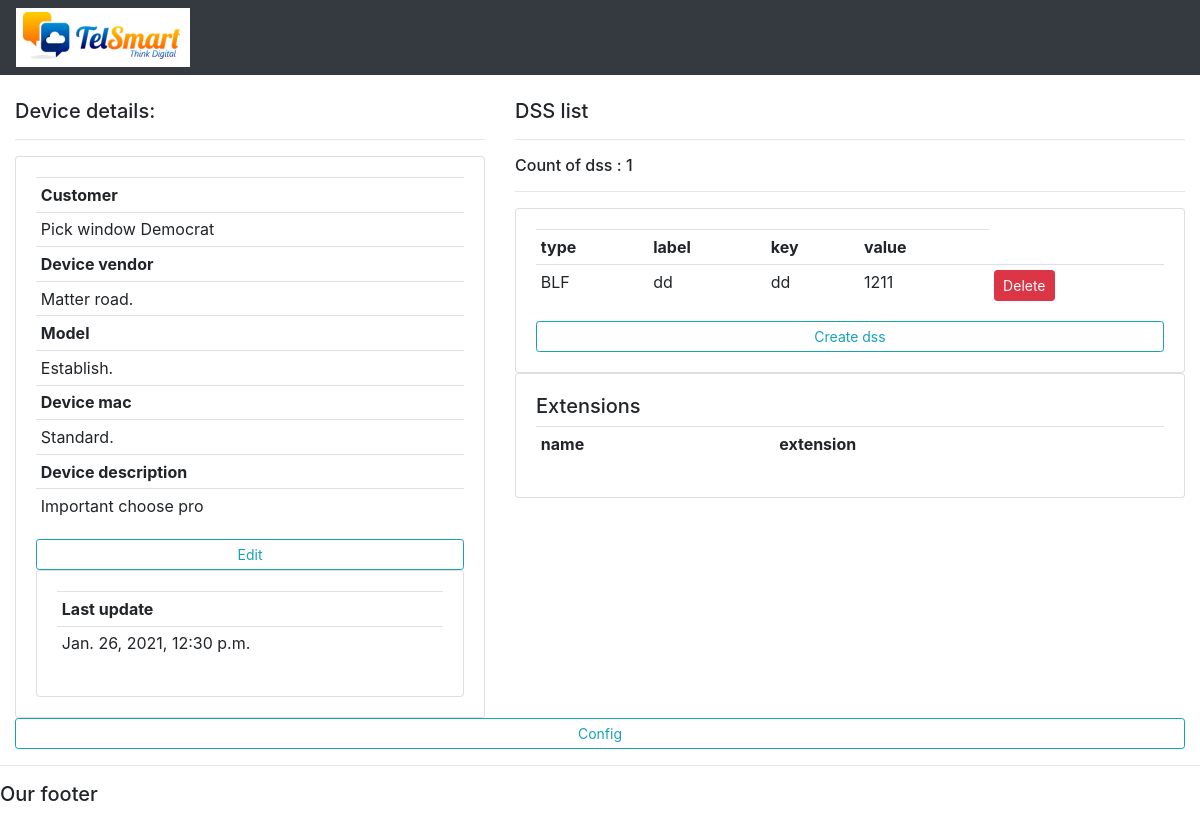
The page /admin_device/2/ on the database its author committed.
### products/models.py (models this page shows, shortened)
class Device(models.Model):
    mac = models.CharField(max_length=10, unique=True)
    description = models.CharField(max_length=20, null=True, blank=True)
    cfg_last_update = models.DateTimeField(auto_now_add=True, null=True)
    customer = models.ForeignKey(Customer,  null=True, on_delete=models.SET_NULL)
    device_model = models.ForeignKey(DeviceModel,  null=True, on_delete=models.SET_NULL)
    vendor = models.ForeignKey(DeviceVendor,  null=True, on_delete=models.SET_NULL)

class Customer(models.Model):
    description = models.CharField(max_length=20, null=True, blank=True)

class DeviceVendor(models.Model):
    name = models.CharField(max_length=15, null=True, blank=True)

class DeviceModel(models.Model):
    name = models.CharField(max_length=15, null=True, blank=True)
    dss = models.BooleanField(default=False)
    device_format = models.CharField(
        max_length=255,
        choices=FORMAT_CHOICES,
        default=FORMATA,
    )

class Dss(models.Model):
    DSS_TYPE=(
        ('BLF','BLF'),
        ('SPD','SPD'),
    )
    dss_type = models.CharField(max_length=10, null=True, choices=DSS_TYPE)
    label = models.CharField(max_length=10, null=True, blank=True)
    key = models.CharField(max_length=10, null=True, blank=True)
    value = models.IntegerField(blank=True, null=True)
    device = models.ForeignKey(Device,  null=True, on_delete=models.SET_NULL)

### products/views.py (the view)
# urls.py: path('admin_device/<str:pk>/', adminDevice, name="admin_device"),
def adminDevice(request, pk):
    device = Device.objects.get(id=pk)
    customer=Customer.objects.all()
    dsss = device.dss_set.all()
    extensions = device.extension_set.all()
    total_dss= dsss.count()
    form = DeviceForm(instance=device)
    context = {'device':device, 'dsss':dsss, 'total_dss':total_dss, 'extensions':extensions}
    return render(request, 'dashboard.html', context)

### templates/dashboard.html (shortened to what this page needs)
{%  extends 'base.html' %}
{% block content %}
<br>
<div class="row">
	<div class="col-md-5">
		<h5>Device details:</h5>
		<hr>
		<div class="card card-body">
			<table class="table table-sm">
				<tr>
					<th>Customer</th>
				</tr>
					<tr>
						<td>{{device.customer.description}}</td>
                    </tr>
                    <tr>
                        <th>Device vendor</th>
                    </tr>
                        <tr>
                            <td>{{device.vendor.name}}</td>
                        </tr>
                    <tr>
                        <th>Model</th>
                    </tr>
                        <tr>
                            <td>{{device.device_model.name}}</td>
						</tr>
					<tr>
						<th>Device mac</th>
					</tr>
						<tr>
							<td>{{device.mac}}</td>
						</tr>
					<tr>
						<th>Device description</th>
					</tr>
						<tr>
							<td>{{device.description}}</td>
						</tr>
			</table>
			<a class="btn btn-outline-info  btn-sm btn-block" href="{% url 'edit_device' device.id %}">Edit</a>
			<div class="card card-body">
				<table class="table table-sm">
					<tr>
						<th>Last update</th>
					</tr>
						<tr>
							<td>{{device.cfg_last_update}}</td>
						</tr>
				</table>
			</div>
		</div>
	</div>
	<div class="col-md-7">
        <h5>DSS list</h5>
        <hr>
        <h6>Count of dss : {{total_dss}}</h6>
		<hr>
		<div class="card card-body">
			<table class="table table-sm">
				<tr>
					<th>type</th>
					<th>label</th>
					<th>key</th>
					<th>value</th>
				</tr>
				{% for dss in dsss %}
					<tr>
						<td>{{dss.dss_type}}</td>
						<td>{{dss.label}}</td>
                        <td>{{dss.key}}</td>
                        <td>{{dss.value}}</td>
                        <td><a class="btn btn-sm btn-danger" href="{% url 'delete_dss' dss.id %}">Delete</a></td>
					</tr>
				{% endfor %}
			</table>
            <a class="btn btn-outline-info  btn-sm btn-block" href="{% url 'create_dss' device.id %}">Create dss</a>
		</div>
		<div class="card card-body">
			<table class="table table-sm">
				<h5>Extensions</h5>
				<tr>
					<th>name</th>
					<th>extension</th>
				</tr>
			</table>
		</div>
	</div>
</div>
	<a class="btn btn-outline-info  btn-sm btn-block" href="{% url 'config' device.id %}">Config</a>
    </div>
{% endblock %}

### rows shown on the page
Device: customer.description "Pick window Democrat", vendor.name "Matter road.", device_model.name "Establish.", mac "Standard.", description "Important choose pro", cfg_last_update "Jan. 26, 2021, 12:30 p.m."
Dss: dss_type "BLF", label "dd", key "dd", value "1211"

### other values the page prints
{{ total_dss }} "1"
